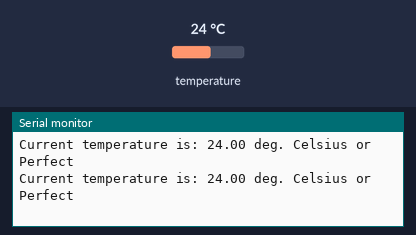
A program run on a simulated ESP8266 (Wemos D1 mini). Parts: the last lines printed to the serial monitor. Inputs (shaded band) come from the test bench; at power-on: temperature 24 °C.

Above: at 4.3 s.
4.4 s: temperature set to 12 °C
At 7.7 s:
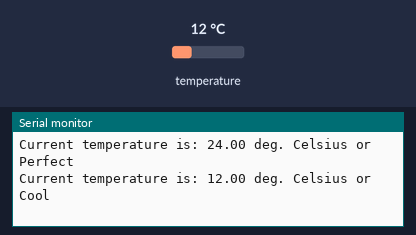
10.5 s: temperature set to 28 °C
At 13.0 s:
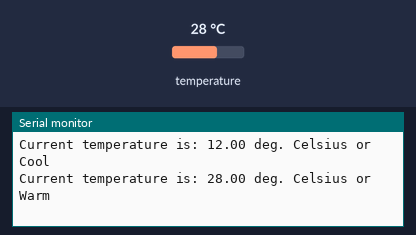
16.1 s: temperature set to 33 °C
At 18.2 s:
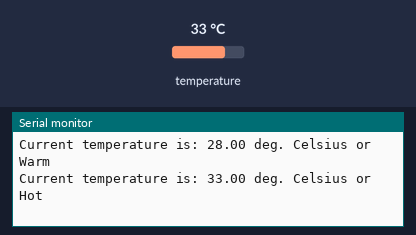
21.6 s: temperature set to 41 °C
At 23.5 s:
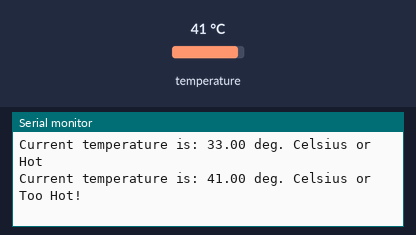
27.1 s: temperature set to 7 °C
At 29.9 s:
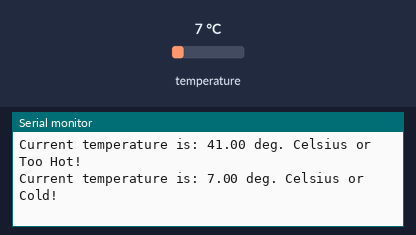

The program:

main.cpp
```cpp
// ******************************************************************
// Dallas Semiconductor DS18B20 Temperature Sensor Demo Program
// COMP-10184
// Mohawk College

// library for Arduino framework
#include <Arduino.h>
// 1-Wire sensor communication libary
#include <OneWire.h>
// DS18B20 sensor library
#include <DallasTemperature.h>

// Pin that the  DS18B20 is connected to
const int oneWireBus = D3;

// Setup a oneWire instance to communicate with any OneWire devices
OneWire oneWire(oneWireBus);

// Pass our oneWire reference to Dallas Temperature sensor
DallasTemperature DS18B20(&oneWire);

DeviceAddress tempSensor;

bool sensorConnected = true;

void setup() {
  // configure the USB serial monitor
  Serial.begin(115200);

  // Start the DS18B20 sensor
  DS18B20.begin();

  Serial.println("\nTemperature Application");
  if (!DS18B20.getAddress(tempSensor, 0)) {
    Serial.println("No DS18B20 temperature sensors are installed!");
    sensorConnected = false;
    return;
  } else {
    Serial.print("Found DS18B20 sensor with address: ");
    for (int i = 0; i < 8; i++) {
      Serial.printf("%02X ", tempSensor[i]);
    }
    Serial.println("");
}

}

void loop() {

  if (sensorConnected == false) {
    return;
  }

  float fTemp;

  // ask DS18B20 for the current temperature
  DS18B20.requestTemperatures();

  // fetch the temperature.  We only have 1 sensor, so the index is 0.
  fTemp = DS18B20.getTempCByIndex(0);

  // print the temp to the USB serial monitor
  if (fTemp < 10) {
    Serial.println("Current temperature is: " + String(fTemp) + " deg. Celsius or Cold!");
  } else if (fTemp >= 10 && fTemp < 15) {
    Serial.println("Current temperature is: " + String(fTemp) + " deg. Celsius or Cool");
  } else if (fTemp >= 15 && fTemp < 25) {
    Serial.println("Current temperature is: " + String(fTemp) + " deg. Celsius or Perfect");
  } else if (fTemp >= 25 && fTemp < 30) {
    Serial.println("Current temperature is: " + String(fTemp) + " deg. Celsius or Warm");
  } else if (fTemp >= 30 && fTemp < 35) {
    Serial.println("Current temperature is: " + String(fTemp) + " deg. Celsius or Hot");
  } else if (fTemp >= 35) {
    Serial.println("Current temperature is: " + String(fTemp) + " deg. Celsius or Too Hot!");
  }

  // wait 2s (2000ms) before doing this again
  delay(2000);
} 
```

Measured:
- after the input at 4.4 s, the serial monitor: prints a new line after 1.9 s (image 1)
- after the input at 10.5 s, the serial monitor: prints a new line after 1.4 s (image 2)
- after the input at 16.1 s, the serial monitor: prints a new line after 1.3 s (image 3)
- after the input at 21.6 s, the serial monitor: prints a new line after 1.3 s (image 4)
- after the input at 27.1 s, the serial monitor: prints a new line after 1.3 s (image 5)
